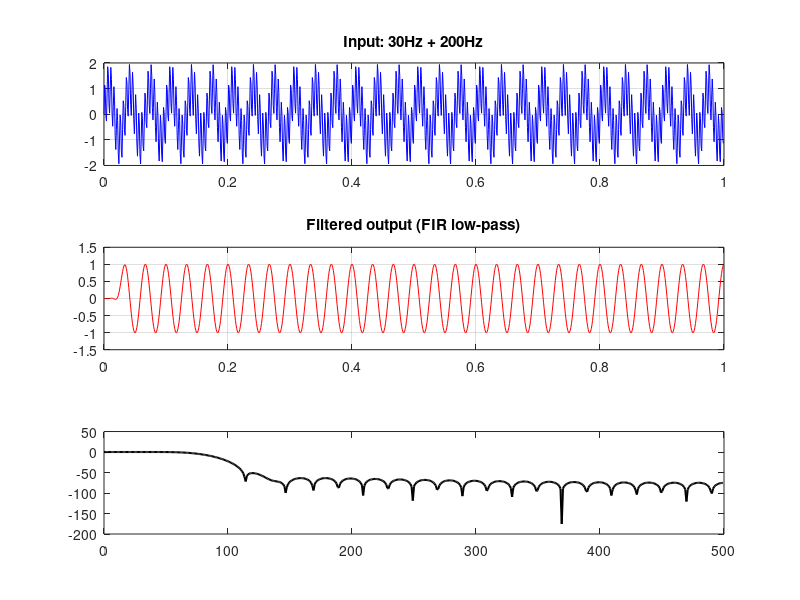

Here is the MATLAB script that generated this plot: (Note: this script raises an error after producing the figure.)
% Finite Impulse Response (FIR) filter
clc; clear all;

fs = 1000; 
T = 1/fs;
t  = 0:T:1-T;
N  = length(t);

% Mixed signal: 30Hz (keep) + 200Hz (remove)
x = sin(2*pi*30*t) + sin(2*pi*200*t);

% Design FIR filter using window method
order   = 50;
cutoff  = 80;                                       % Hz
Wn      = cutoff / (fs/2);                         % Normalized [0,1]
b       = fir1(order, Wn, 'low', hamming(order+1));

% Apply filter
y = filter(b, 1, x);

% Frequency responses
[H, f] = freqz(b, 1, 512, fs);

subplot(3,1,1); 
plot(t, x, 'b'); 
title('Input: 30Hz + 200Hz'); 
grid on;

subplot(3,1,2); 
plot(t, y, 'r'); 
title('Filtered output (FIR low-pass)');
grid on;

subplot(3,1,3);
plot(f, 20*log10(abs(H)), 'k', 'LineWidth', 1.5);
xline(cutoff, 'r--', 'Cutoff');
title('FIR filter frequency response (dB)');
xlabel('Frequency (Hz)'); 
ylabel('Magnitude (dB)'); 
grid on;

% SNR improvement estimate
noise_before = rms(x  - sin(2*pi*30*t));
noise_after  = rms(y(51:end) - sin(2*pi*30*t(51:end)));
fprintf('Noise RMS before: %.4f\n', noise_before);
fprintf('Noise RMS after:  %.4f\n', noise_after);
